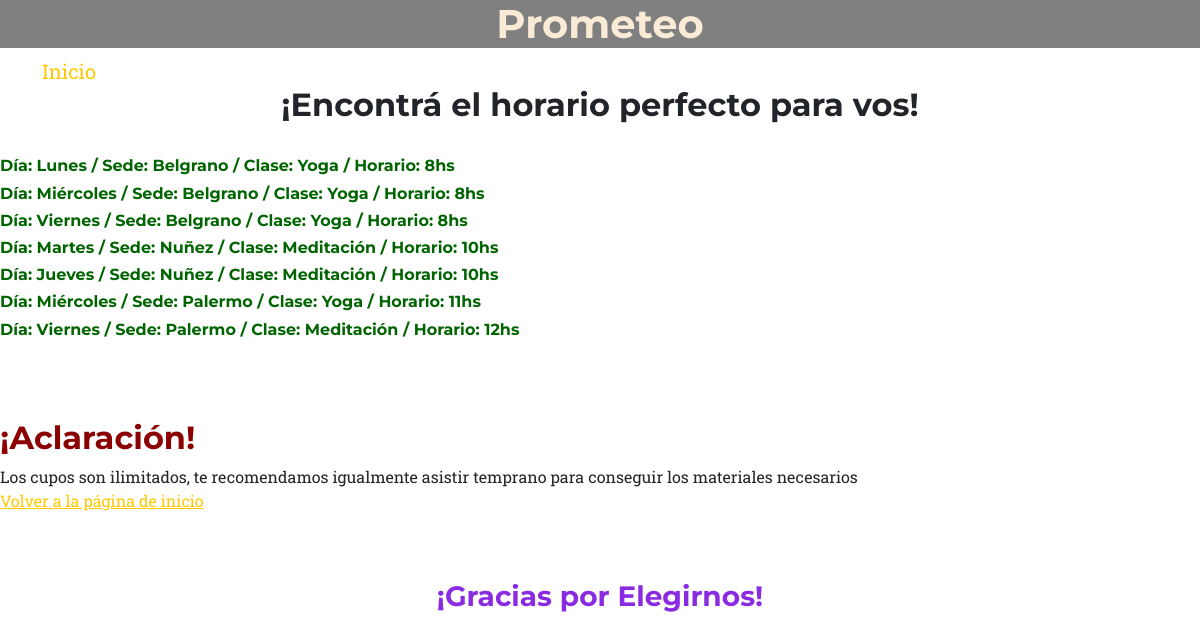
/horarios/, run on the app's committed database.
### About/models.py (models this page shows)
class horarios(models.Model):
    lunes = "Lunes"
    martes = "Martes"
    miércoles = "Miércoles"
    jueves = "Jueves"
    viernes = "Viernes"
    día_opciones = [
        (lunes, "Lunes"),
        (martes, "Martes"),
        (miércoles, "Miércoles"),
        (jueves, "Jueves"),
        (viernes, "Viernes"),
    ]
    día = models.CharField(max_length = 10, choices = día_opciones)
    belgrano = "Belgrano"
    nuñez = "Nuñez"
    palermo = "Palermo"
    sede_opciones = [
        (belgrano, "Belgrano"),
        (nuñez, "Nuñez"),
        (palermo, "Palermo"),
    ]
    sede = models.CharField(max_length = 20, choices = sede_opciones)
    yoga = "Yoga"
    meditación = "Meditación"
    clase_opciones = [
        (yoga, "Yoga"),
        (meditación, "Meditación")
    ]
    clase = models.CharField(max_length = 20, choices = clase_opciones)
    ocho = "8hs"
    nueve = "9hs"
    diez = "10hs"
    once = "11hs"
    doce = "12hs"
    horario_opciones = [
        (ocho, "8 hs"),
        (nueve, "9 hs"),
        (diez, "10 hs"),
        (once, "11 hs"),
        (doce, "12 hs"),
    ]
    horario = models.CharField(max_length = 5, choices = horario_opciones)
    def __str__(self):
        return f"Día: {self.día} / Sede: {self.sede} / Clase: {self.clase} / Horario: {self.horario}"

### About/views.py (the view)
# urls.py: path('horarios/', horarios_detalle.as_view(), name = "horarios"),
class horarios_detalle(generic.ListView):
    model = horarios
    template_name = "About/horarios_detalle.html"
    def get(self, request): #mostrar lista de horarios
        lista_horarios = horarios.objects.all()
        return render(request, self.template_name, {"horarios": lista_horarios})

### About/templates/About/horarios_detalle.html (shortened to what this page needs)
{% extends "About/base.html" %}
{% load static %}
{% block contenido %}
<h2 style="text-align:center">¡Encontrá el horario perfecto para vos!</h2>
<br>
{% for horario in horarios %}
    <h6 style="color:darkgreen">{{horario}}</h6>
{% endfor %}
<p>{{object.día}}
    <br>
    <br>
</p>
<h2 style="color:darkred"> ¡Aclaración! </h5>
    Los cupos son ilimitados, te recomendamos igualmente asistir temprano para conseguir los materiales necesarios
<br>
<a href="{% url 'inicio' %}">Volver a la página de inicio</a>
{% endblock %}

### data on the page
horarios: día+sede+clase "Día: Lunes / Sede: Belgrano / Clase: Yoga / Horario: 8hs"
horarios: día+sede+clase "Día: Miércoles / Sede: Belgrano / Clase: Yoga / Horario: 8hs"
horarios: día+sede+clase "Día: Viernes / Sede: Belgrano / Clase: Yoga / Horario: 8hs"
horarios: día+sede+clase "Día: Martes / Sede: Nuñez / Clase: Meditación / Horario: 10hs"
horarios: día+sede+clase "Día: Jueves / Sede: Nuñez / Clase: Meditación / Horario: 10hs"
horarios: día+sede+clase "Día: Miércoles / Sede: Palermo / Clase: Yoga / Horario: 11hs"
horarios: día+sede+clase "Día: Viernes / Sede: Palermo / Clase: Meditación / Horario: 12hs"
